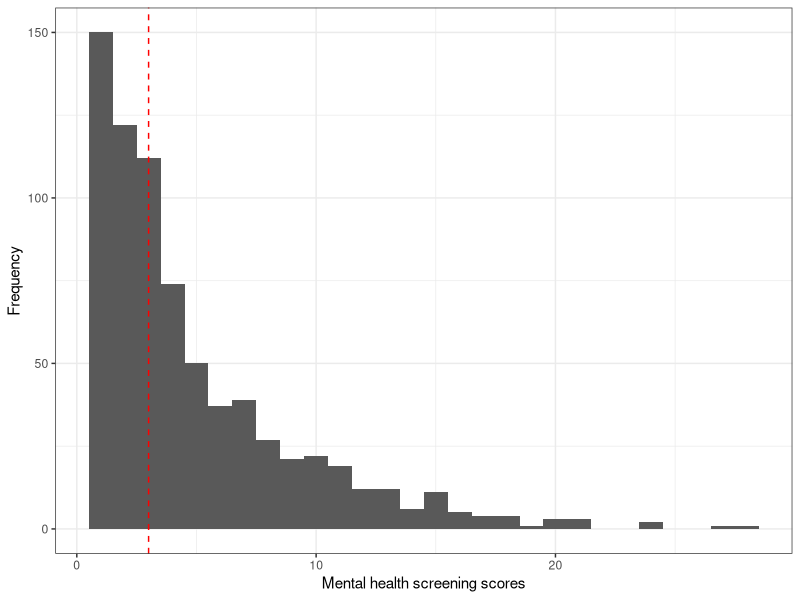
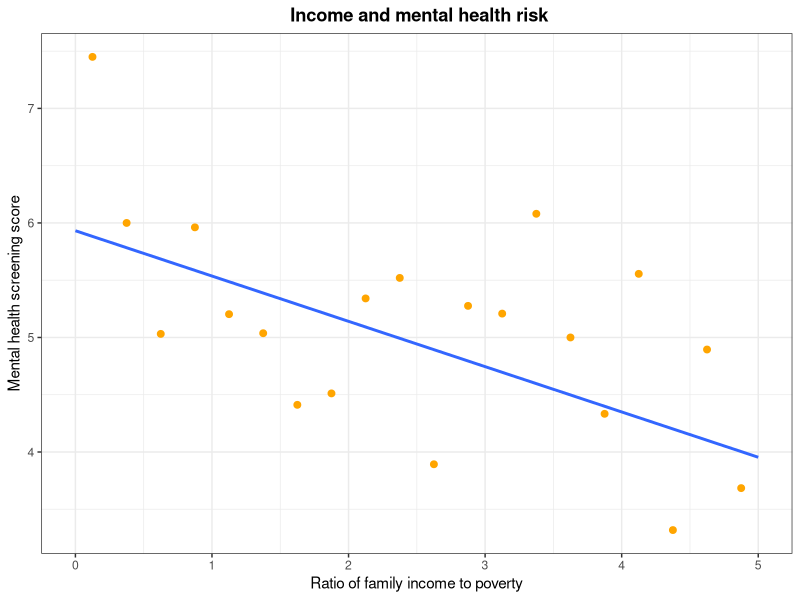
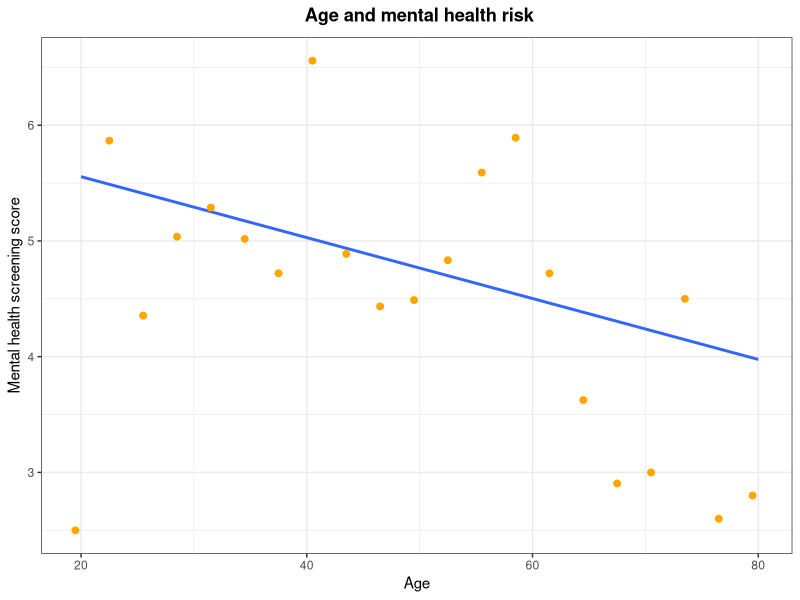
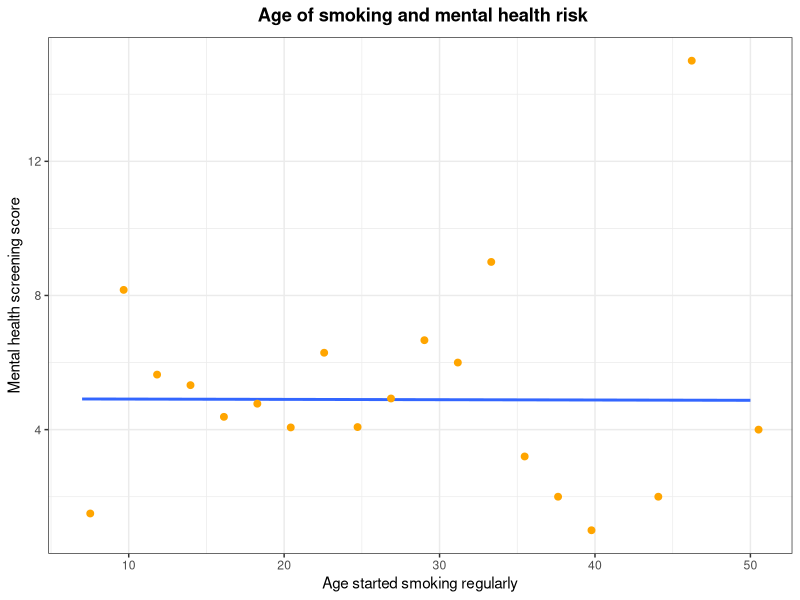
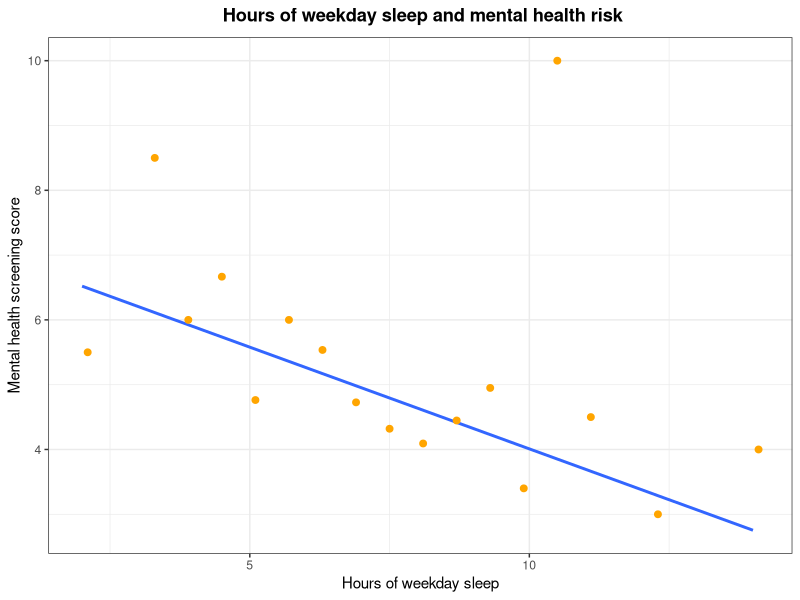
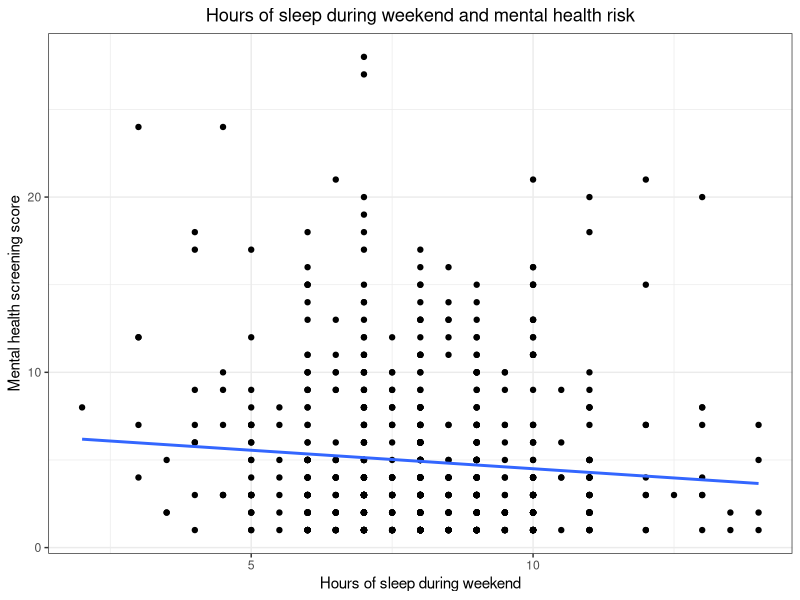
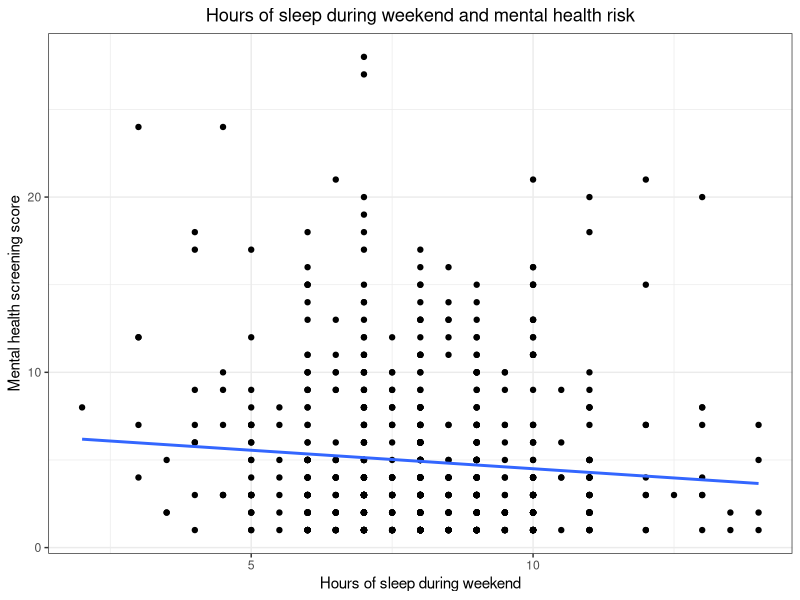
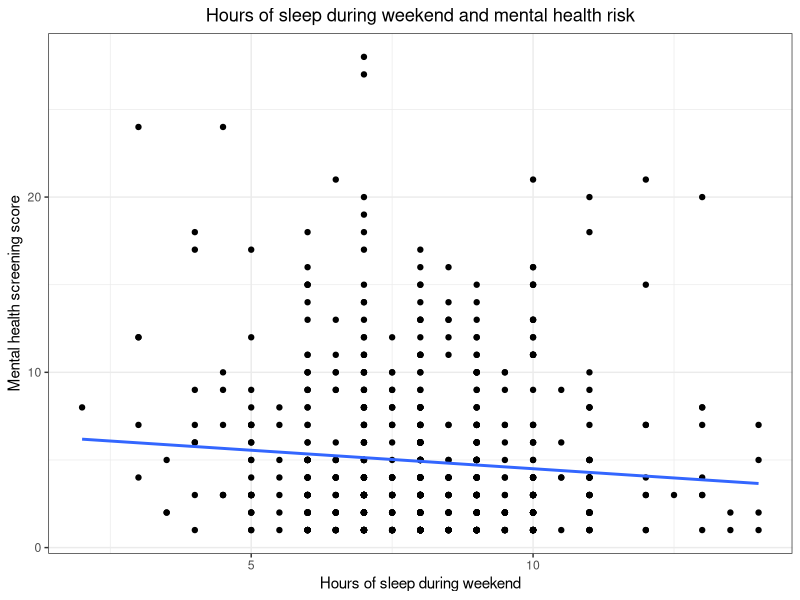

These figures' R source, in order: (Note: this script raises an error after producing the figures.)
# load libraries
library(kableExtra)                     # for printing tables
library(cowplot)                        # for side by side plots
library(tidyverse)


# read in the cleaned data
nhanes_train = read_csv("data/clean/nhanes_train.csv", 
                    col_types = "iififfdffifddfffffffffffffffffffffiifffffff")

# calculate mean mental health score  (4.9)
mean_mh_score = nhanes_train %>%
  summarise(mean(mental_score)) %>%
  pull()

# calculate median case fatality rate (3)
median_mh_score = nhanes_train %>%
  summarise(median(mental_score)) %>%
  pull()

# create histogram of mental health score
mh_histogram = nhanes_train %>%
  ggplot(aes(x = mental_score)) + 
  geom_histogram(binwidth = 1) +
  geom_vline(xintercept = median_mh_score,
             color = "red",
             linetype = "dashed") +
  labs(x = "Mental health screening scores", 
       y = "Frequency") +
  theme_bw()

ratio_income_histogram = nhanes_train %>%
  ggplot(aes(x = ratio_income)) + 
  geom_histogram(binwidth = 1) +
  geom_vline(xintercept = median(nhanes_train$ratio_income),
             color = "red",
             linetype = "dashed") +
  labs(x = "Ratio of family income to poverty", 
       y = "Frequency") +
  theme_bw()


# save the histogram
ggsave(filename = "results/mental-health-score-histogram.png", 
       plot = mh_histogram, 
       device = "png", 
       width = 5, 
       height = 3)

# examine relationship between ratio of family income to poverty and mental health risk
p1 = nhanes_train %>%  #data points and binscatter 
  ggplot(aes(x = ratio_income, y = mental_score)) +
  geom_point() + 
  geom_smooth(method = "lm", formula = "y~x", se = FALSE) +
  stat_summary_bin(fun='mean', bins=20,
                   color='orange', size=2, geom='point') +
  labs(x = "Ratio of family income to poverty", 
       y = "Mental health screening score",
  title = bquote (~bold("Income and mental health risk")))+
  theme_bw() + 
  theme(plot.title = element_text(hjust = 0.5))

plot1 = nhanes_train %>%  #just with binscatter for easier visualization 
  ggplot(aes(x = ratio_income, y = mental_score)) +
 
  geom_smooth(method = "lm", formula = "y~x", se = FALSE) +
  stat_summary_bin(fun='mean', bins=20,
                   color='orange', size=2, geom='point')+
  
  labs(x = "Ratio of family income to poverty", 
       y = "Mental health screening score",
       title = bquote (~bold("Income and mental health risk")))+
  theme_bw() + 
  theme(plot.title = element_text(hjust = 0.5))

# save plot1
ggsave(filename = "results/income-and-mental-health.png", 
       plot = plot1, 
       device = "png", 
       width = 5, 
       height = 3)

# examine relationship between age and mental health risk

p2 = nhanes_train %>%  #data points and binscatter 
  ggplot(aes(x = age, y = mental_score)) +
  geom_point() + 
  geom_smooth(method = "lm", formula = "y~x", se = FALSE) +
  stat_summary_bin(fun='mean', bins=20,
                   color='orange', size=2, geom='point') +
  labs(x = "Age", 
       y = "Mental health screening score",
       title = bquote (~bold("Age and mental health risk")))+
  theme_bw() + 
  theme(plot.title = element_text(hjust = 0.5))

plot2 = nhanes_train %>%  #just with binscatter for easier visualization 
  ggplot(aes(x = age, y = mental_score)) +
  
  geom_smooth(method = "lm", formula = "y~x", se = FALSE) +
  stat_summary_bin(fun='mean', bins=20,
                   color='orange', size=2, geom='point')+
  
  labs(x = "Age", 
       y = "Mental health screening score",
       title = bquote (~bold("Age and mental health risk")))+
  theme_bw() + 
  theme(plot.title = element_text(hjust = 0.5))

# save plot2
ggsave(filename = "results/age-and-mental-health.png", 
       plot = plot2, 
       device = "png", 
       width = 5, 
       height = 3)


# examine relationship between age first started smoking and mental health risk

p3 = nhanes_train %>%  #data points and binscatter 
  ggplot(aes(x = age_first_smoke, y = mental_score)) +
  geom_point() + 
  geom_smooth(method = "lm", formula = "y~x", se = FALSE) +
  stat_summary_bin(fun='mean', bins=20,
                   color='orange', size=2, geom='point') +
  labs(x = "Age started smoking regularly", 
       y = "Mental health screening score",
       title = bquote (~bold("Age of smoking and mental health risk")))+
  theme_bw() + 
  theme(plot.title = element_text(hjust = 0.5))

plot3 = nhanes_train %>%  #just with binscatter for easier visualization 
  ggplot(aes(x = age_first_smoke, y = mental_score)) +
  
  geom_smooth(method = "lm", formula = "y~x", se = FALSE) +
  stat_summary_bin(fun='mean', bins=20,
                   color='orange', size=2, geom='point')+
  
  labs(x = "Age started smoking regularly", 
       y = "Mental health screening score",
       title = bquote (~bold("Age of smoking and mental health risk")))+
  theme_bw() + 
  theme(plot.title = element_text(hjust = 0.5))

# save plot3
ggsave(filename = "results/age-smoke-and-mental-health.png", 
       plot = plot3, 
       device = "png", 
       width = 5, 
       height = 3)


# examine relationship between sleep during weekday and mental health risk
p4 = nhanes_train %>%  #data points and binscatter 
  ggplot(aes(x = sleep_weekday, y = mental_score)) +
  geom_point() + 
  geom_smooth(method = "lm", formula = "y~x", se = FALSE) +
  stat_summary_bin(fun='mean', bins=20,
                   color='orange', size=2, geom='point') +
  labs(x = "Hours of weekday sleep", 
       y = "Mental health screening score",
       title = bquote (~bold("Hours of weekday sleep and mental health risk")))+
  theme_bw() + 
  theme(plot.title = element_text(hjust = 0.5))

plot4 = nhanes_train %>%  #just with binscatter for easier visualization 
  ggplot(aes(x = sleep_weekday, y = mental_score)) +
  
  geom_smooth(method = "lm", formula = "y~x", se = FALSE) +
  stat_summary_bin(fun='mean', bins=20,
                   color='orange', size=2, geom='point')+
  
  labs(x = "Hours of weekday sleep", 
       y = "Mental health screening score",
       title = bquote (~bold("Hours of weekday sleep and mental health risk")))+
  theme_bw() + 
  theme(plot.title = element_text(hjust = 0.5))

# save plot4
ggsave(filename = "results/weekday-sleep-and-mental-health.png", 
       plot = plot4, 
       device = "png", 
       width = 5, 
       height = 3)

# examine relationship between sleep during weekend and mental health risk
p5 = nhanes_train %>%
  ggplot(aes(x = sleep_weekend, y = mental_score)) +
  geom_point() + 
  geom_smooth(method = "lm", formula = "y~x", se = FALSE) +
  labs(x = "Hours of sleep during weekend", 
       y = "Mental health screening score",
       title = "Hours of sleep during weekend and mental health risk") +
  theme_bw() + 
  theme(plot.title = element_text(hjust = 0.5))

# save p5
ggsave(filename = "results/age-and-mental-health.png", 
       plot = p5, 
       device = "png", 
       width = 5, 
       height = 3)

# examine relationship between sleep during weekend and mental health risk
p6 = nhanes_train %>%
  ggplot(aes(x = hours_worked, y = mental_score)) +
  geom_point() + 
  geom_smooth(method = "lm", formula = "y~x", se = FALSE) +
  labs(x = "Number of hours worked last week", 
       y = "Mental health screening score",
       title = "Number of work hours and mental health risk") +
  theme_bw() + 
  theme(plot.title = element_text(hjust = 0.5))

# save p6
ggsave(filename = "results/age-and-mental-health.png", 
       plot = p5, 
       device = "png", 
       width = 5, 
       height = 3)

# examine relationship between sleep during weekend and mental health risk
p7 = nhanes_train %>%
  ggplot(aes(x = min_sedentary, y = mental_score)) +
  geom_point() + 
  geom_smooth(method = "lm", formula = "y~x", se = FALSE) +
  labs(x = "Minutes of sedentary activity", 
       y = "Mental health screening score",
       title = "Hours of sleep during weekend and mental health risk") +
  theme_bw() + 
  theme(plot.title = element_text(hjust = 0.5))

# save p7
ggsave(filename = "results/age-and-mental-health.png", 
       plot = p5, 
       device = "png", 
       width = 5, 
       height = 3)


# examine relationship between gender and mental health risk
p8 = nhanes_train %>%
  ggplot(aes(x = female, y = mental_score, fill = female)) + 
  geom_boxplot() +
  labs(x = "Gender", 
       y = "Mental health screening score") + 
  theme_bw() + theme(legend.position = "none")

p8_hist = nhanes_train %>%
  ggplot(aes(x = female, y = mental_score)) + 
  geom_histogram() +
  labs(x = "Gender", 
       y = "Mental health screening score") + 
  theme_bw() + theme(legend.position = "none")

# save p8
ggsave(filename = "results/gender-and-mental-health.png", 
       plot = p8, 
       device = "png", 
       width = 5, 
       height = 3)

# examine relationship between gender and mental health risk (some dif)
p8 = nhanes_train %>%
  ggplot(aes(x = female, y = mental_score, fill = female)) + 
  geom_boxplot() +
  labs(x = "Gender", 
       y = "Mental health screening score") + 
  theme_bw() + theme(legend.position = "none")

# save p8
ggsave(filename = "results/gender-and-mental-health.png", 
       plot = p8, 
       device = "png", 
       width = 5, 
       height = 3)

# examine relationship between race/ethnicity and mental health risk (some dif)
p9 = nhanes_train %>%
  ggplot(aes(x = nonhisp_white, y = mental_score, fill = nonhisp_white)) + 
  geom_boxplot() +
  labs(x = "Race/ethnicity", 
       y = "Mental health screening score") + 
  theme_bw() + theme(legend.position = "none")

# save p9
ggsave(filename = "results/gender-and-mental-health.png", 
       plot = p8, 
       device = "png", 
       width = 5, 
       height = 3)

#examine relationship between marriage status and mental health risk (some dif)
p10= nhanes_train %>%
  ggplot(aes(x = never_married, y = mental_score, fill = never_married)) + 
  geom_boxplot() +
  labs(x = "Marriage status", 
       y = "Mental health screening score") + 
  theme_bw() + theme(legend.position = "none")

# save p10
ggsave(filename = "results/gender-and-mental-health.png", 
       plot = p8, 
       device = "png", 
       width = 5, 
       height = 3)

#examine relationship between being born in ths US and mental health risk
p11= nhanes_train %>%
  ggplot(aes(x = born_us, y = mental_score, fill = born_us)) + 
  geom_boxplot() +
  labs(x = "Born in the US", 
       y = "Mental health screening score") + 
  theme_bw() + theme(legend.position = "none")

# save p11
ggsave(filename = "results/gender-and-mental-health.png", 
       plot = p8, 
       device = "png", 
       width = 5, 
       height = 3)

#examine relationship between being education and mental health risk (some dif)
p12= nhanes_train %>%
  ggplot(aes(x = edu_college, y = mental_score, fill = edu_college)) + 
  geom_boxplot() +
  labs(x = "Some college or higher", 
       y = "Mental health screening score") + 
  theme_bw() + theme(legend.position = "none")

# save p12
ggsave(filename = "results/gender-and-mental-health.png", 
       plot = p8, 
       device = "png", 
       width = 5, 
       height = 3)

#examine relationship between smoking and mental health risk (some dif - those who smoke every day)
p13= nhanes_train %>%
  ggplot(aes(x = now_smoke, y = mental_score, fill = now_smoke)) + 
  geom_boxplot() +
  labs(x = "Smoking status", 
       y = "Mental health screening score") + 
  theme_bw() + theme(legend.position = "none")

# save p13
ggsave(filename = "results/gender-and-mental-health.png", 
       plot = p8, 
       device = "png", 
       width = 5, 
       height = 3)

#examine relationship between sleep disorder and mental health risk (some dif - those who told doctor)
p14= nhanes_train %>%
  ggplot(aes(x = dr_sleep, y = mental_score, fill = dr_sleep)) + 
  geom_boxplot() +
  labs(x = "Told doctor about trouble sleeping", 
       y = "Mental health screening score") + 
  theme_bw() + theme(legend.position = "none")

# save p14
ggsave(filename = "results/gender-and-mental-health.png", 
       plot = p8, 
       device = "png", 
       width = 5, 
       height = 3)

#examine relationship between asthma and mental health risk 
p15= nhanes_train %>%
  ggplot(aes(x = told_asthma, y = mental_score, fill = told_asthma)) + 
  geom_boxplot() +
  labs(x = "Told by a doctor to have asthma", 
       y = "Mental health screening score") + 
  theme_bw() + theme(legend.position = "none")

# save p15
ggsave(filename = "results/gender-and-mental-health.png", 
       plot = p8, 
       device = "png", 
       width = 5, 
       height = 3)

#examine relationship between asthma and mental health risk 
p16= nhanes_train %>%
  ggplot(aes(x = told_arthritis, y = mental_score, fill = told_arthritis)) + 
  geom_boxplot() +
  labs(x = "Told by a doctor to have arthritis", 
       y = "Mental health screening score") + 
  theme_bw() + theme(legend.position = "none")

# save p16
ggsave(filename = "results/gender-and-mental-health.png", 
       plot = p8, 
       device = "png", 
       width = 5, 
       height = 3)

#examine relationship between coronary heart disease and mental health risk (no dif)
p17= nhanes_train %>%
  ggplot(aes(x = told_coronary, y = mental_score, fill = told_coronary)) + 
  geom_boxplot() +
  labs(x = "Told by a doctor to have coronary heart disease", 
       y = "Mental health screening score") + 
  theme_bw() + theme(legend.position = "none")

#examine relationship between heart attack and mental health risk (no dif)
p18 = nhanes_train %>%
  ggplot(aes(x = told_attack, y = mental_score, fill = told_attack)) + 
  geom_boxplot() +
  labs(x = "Told by a doctor to have heart attack", 
       y = "Mental health screening score") + 
  theme_bw() + theme(legend.position = "none")

#examine relationship between coronary heart disease and mental health risk (no dif)
p17= nhanes_train %>%
  ggplot(aes(x = told_coronary, y = mental_score, fill = told_coronary)) + 
  geom_boxplot() +
  labs(x = "Told by a doctor to have coronary heart disease", 
       y = "Mental health screening score") + 
  theme_bw() + theme(legend.position = "none")

#examine relationship between stroke and mental health risk (quite a big dif)
p19 = nhanes_train %>%
  ggplot(aes(x = told_stroke, y = mental_score, fill = told_stroke)) + 
  geom_boxplot() +
  labs(x = "Told by a doctor to have stroke", 
       y = "Mental health screening score") + 
  theme_bw() + theme(legend.position = "none")
# save p17
ggsave(filename = "results/gender-and-mental-health.png", 
       plot = p8, 
       device = "png", 
       width = 5, 
       height = 3)

#examine relationship between thyroid and mental health risk (some dif)
p20 = nhanes_train %>%
  ggplot(aes(x = told_thyroid, y = mental_score, fill = told_thyroid)) + 
  geom_boxplot() +
  labs(x = "Told by a doctor to have thyroid problem", 
       y = "Mental health screening score") + 
  theme_bw() + theme(legend.position = "none")

# save p20
ggsave(filename = "results/gender-and-mental-health.png", 
       plot = p8, 
       device = "png", 
       width = 5, 
       height = 3)


#examine relationship between stroke and mental health risk (a little dif)
p21 = nhanes_train %>%
  ggplot(aes(x = told_cancer, y = mental_score, fill = told_cancer)) + 
  geom_boxplot() +
  labs(x = "Told by a doctor to have cancer", 
       y = "Mental health screening score") + 
  theme_bw() + theme(legend.position = "none")

# save p21
ggsave(filename = "results/gender-and-mental-health.png", 
       plot = p8, 
       device = "png", 
       width = 5, 
       height = 3)

#examine relationship between being told by doctor to lose weight and mental health risk (a little dif)
p22 = nhanes_train %>%
  ggplot(aes(x = told_weight, y = mental_score, fill = told_weight)) + 
  geom_boxplot() +
  labs(x = "Told by a doctor to lose weight", 
       y = "Mental health screening score") + 
  theme_bw() + theme(legend.position = "none")

# save p22
ggsave(filename = "results/gender-and-mental-health.png", 
       plot = p8, 
       device = "png", 
       width = 5, 
       height = 3)


#examine relationship between being told by doctor to exercise and mental health risk (a little dif)
p23 = nhanes_train %>%
  ggplot(aes(x = told_exe, y = mental_score, fill = told_exe)) + 
  geom_boxplot() +
  labs(x = "Told by a doctor to exercise", 
       y = "Mental health screening score") + 
  theme_bw() + theme(legend.position = "none")

# save p23
ggsave(filename = "results/gender-and-mental-health.png", 
       plot = p8, 
       device = "png", 
       width = 5, 
       height = 3)


#examine relationship between being told by doctor to reduce salt and mental health risk (a little dif)
p24 = nhanes_train %>%
  ggplot(aes(x = told_salt, y = mental_score, fill = told_salt)) + 
  geom_boxplot() +
  labs(x = "Told by a doctor to exercise", 
       y = "Mental health screening score") + 
  theme_bw() + theme(legend.position = "none")

# save p24
ggsave(filename = "results/gender-and-mental-health.png", 
       plot = p8, 
       device = "png", 
       width = 5, 
       height = 3)


#examine relationship between being told by doctor to reduce salt and mental health risk (a little dif)
p25 = nhanes_train %>%
  ggplot(aes(x = told_fat, y = mental_score, fill = told_fat)) + 
  geom_boxplot() +
  labs(x = "Told by a doctor to lose fat", 
       y = "Mental health screening score") + 
  theme_bw() + theme(legend.position = "none")

# save p25
ggsave(filename = "results/gender-and-mental-health.png", 
       plot = p8, 
       device = "png", 
       width = 5, 
       height = 3)


#examine relationship between now try to control weight and mental health risk 
p26 = nhanes_train %>%
  ggplot(aes(x = now_lose_weight, y = mental_score, fill = now_lose_weight)) + 
  geom_boxplot() +
  labs(x = "Now lose weight", 
       y = "Mental health screening score") + 
  theme_bw() + theme(legend.position = "none")

# save p26
ggsave(filename = "results/gender-and-mental-health.png", 
       plot = p8, 
       device = "png", 
       width = 5, 
       height = 3)

#examine relationship between now try to increase exercise and mental health risk (no dif)
p27 = nhanes_train %>%
  ggplot(aes(x = now_increase_ex, y = mental_score, fill = now_increase_ex)) + 
  geom_boxplot() +
  labs(x = "Now increase exercise", 
       y = "Mental health screening score") + 
  theme_bw() + theme(legend.position = "none")

# save p27
ggsave(filename = "results/gender-and-mental-health.png", 
       plot = p8, 
       device = "png", 
       width = 5, 
       height = 3)

#examine relationship between now try to reduce salt and mental health risk 
p28 = nhanes_train %>%
  ggplot(aes(x = now_reduce_salt, y = mental_score, fill = now_reduce_salt)) + 
  geom_boxplot() +
  labs(x = "Now reduce salt", 
       y = "Mental health screening score") + 
  theme_bw() + theme(legend.position = "none")

# save p28
ggsave(filename = "results/gender-and-mental-health.png", 
       plot = p8, 
       device = "png", 
       width = 5, 
       height = 3)

#examine relationship between now try to reduce fat and mental health risk (some dif)
p29 = nhanes_train %>%
  ggplot(aes(x = now_reduce_fat, y = mental_score, fill = now_reduce_fat)) + 
  geom_boxplot() +
  labs(x = "Now reduce fat", 
       y = "Mental health screening score") + 
  theme_bw() + theme(legend.position = "none")

# save p29
ggsave(filename = "results/gender-and-mental-health.png", 
       plot = p8, 
       device = "png", 
       width = 5, 
       height = 3)

#examine relationship between weight self-perception and mental health risk (some dif)
p30 = nhanes_train %>%
  ggplot(aes(x = weight_self_percept, y = mental_score, 
             fill = weight_self_percept)) + 
  geom_boxplot() +
  labs(x = "Weight perception", 
       y = "Mental health screening score") + 
  theme_bw() + theme(legend.position = "none")

#examine relationship between weight self-perception and mental health risk (some dif)
p31 = nhanes_train %>%
  ggplot(aes(x = want_lose_weight, y = mental_score, 
             fill = want_lose_weight)) + 
  geom_boxplot() +
  labs(x = "Like to weigh more, less or the same", 
       y = "Mental health screening score") + 
  theme_bw() + theme(legend.position = "none")
# save p29
ggsave(filename = "results/gender-and-mental-health.png", 
       plot = p8, 
       device = "png", 
       width = 5, 
       height = 3)
# create a heatmap of case fatality rate across the U.S.
p = map_data("county") %>%
  as_tibble() %>% 
  left_join(case_data %>% 
              rename(region = state, 
                     subregion = county,
                     `Case Fatality Rate` = case_fatality_rate) %>% 
              mutate(region = str_to_lower(region), 
                     subregion = str_to_lower(subregion)), 
            by = c("region", "subregion")) %>%
  ggplot() + 
  geom_polygon(data=map_data("state"), 
               aes(x=long, y=lat, group=group),
               color="black", fill=NA,  size = 1, alpha = .3) + 
  geom_polygon(aes(x=long, y=lat, group=group, fill = `Case Fatality Rate`),
               color="darkblue", size = .1) +
  scale_fill_gradient(low = "blue", high = "red") +
  theme_void()

ggsave(filename = "results/response-map.png", 
       plot = p, 
       device = "png", 
       width = 7, 
       height = 4)
